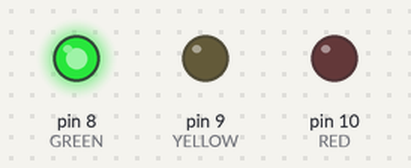
Recording of a sketch running on a simulated Arduino Uno, built with avr-gcc and run on an emulated ATmega328P. On the bench: output pins drawn as LEDs (lit = HIGH).

Above: at 0.1 s.
At 1.0 s:
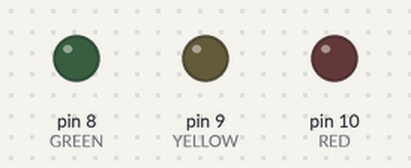
Timing chart, 0 to 2.5 s (numbered marks = the images above):
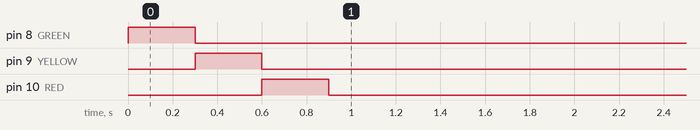

The sketch:

verdict_light.ino
```cpp
// Verdict light (Arduino Uno): one character over USB serial lights one LED.
//   T = TRUSTED (green, pin 8)   S = SUSPICIOUS (yellow, pin 9)   C = COMPROMISED (red, pin 10)
// Wiring: pin -> 220 ohm resistor -> LED long leg; LED short leg -> GND. Serial speed 9600.
const int GREEN = 8, YELLOW = 9, RED = 10;

void show(int pin) {
  digitalWrite(GREEN, pin == GREEN); digitalWrite(YELLOW, pin == YELLOW); digitalWrite(RED, pin == RED);
}

void setup() {
  pinMode(GREEN, OUTPUT); pinMode(YELLOW, OUTPUT); pinMode(RED, OUTPUT);
  Serial.begin(9600);
  int pins[3] = {GREEN, YELLOW, RED};          // start-up test: each LED in turn
  for (int i = 0; i < 3; i++) { show(pins[i]); delay(300); }
  show(-1);
}

void loop() {
  if (Serial.available()) {
    char c = Serial.read();
    if (c == 'T') show(GREEN);
    else if (c == 'S') show(YELLOW);
    else if (c == 'C') show(RED);
  }
}
```
